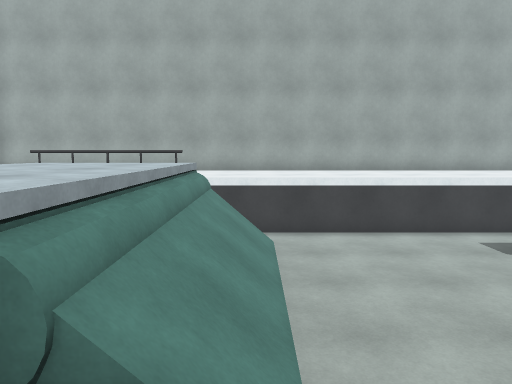
[1] (above)

22 first-person views from a walk through a 3-D level made in the Unity game engine. The camera is 1.5 m above the floor, tilts 6° down and sees 70° across. The floor is counted in squares, 1 m on a side. Each view is taken from the middle of a square. On the plan, view 1 faces up. The plan holds only what a view shows up to about 16 squares ahead; the rest is blank. The place goes on beyond the plan.

[2]
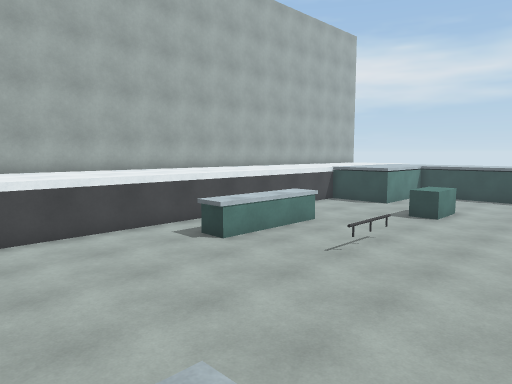

[3]
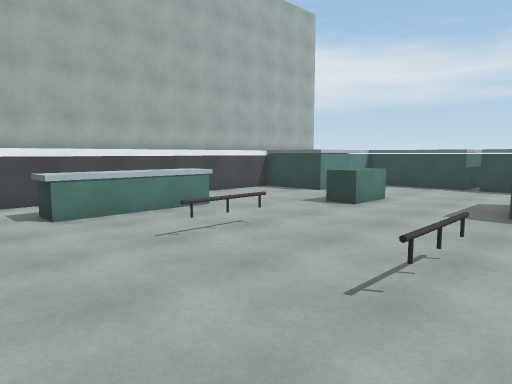

[4]
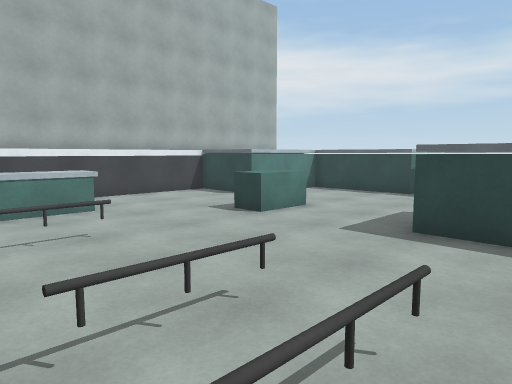

[5]
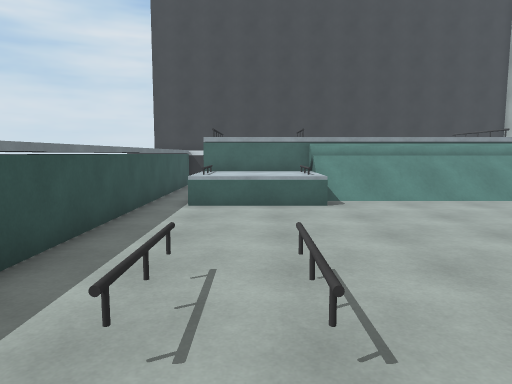

[6]
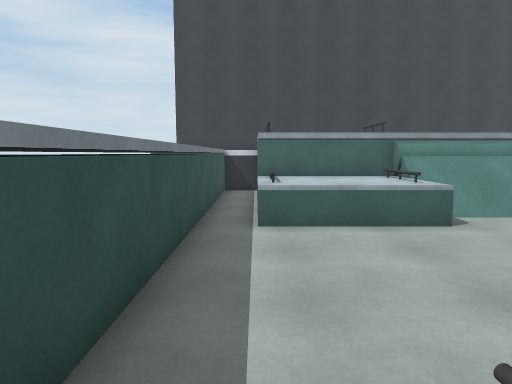

[7]
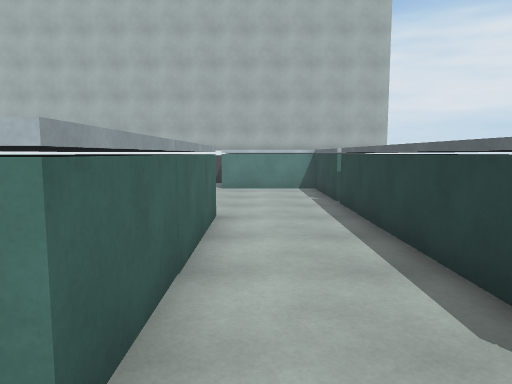

[8]
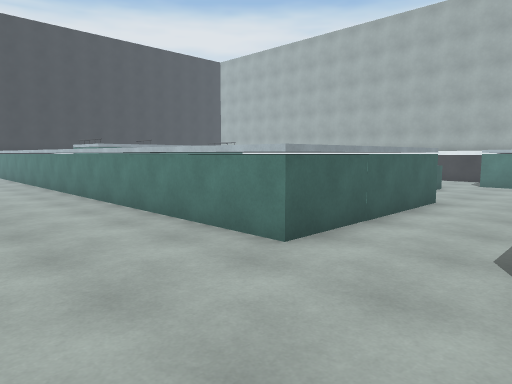

[9]
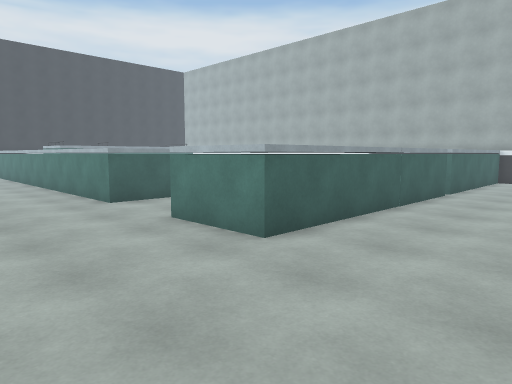

[10]
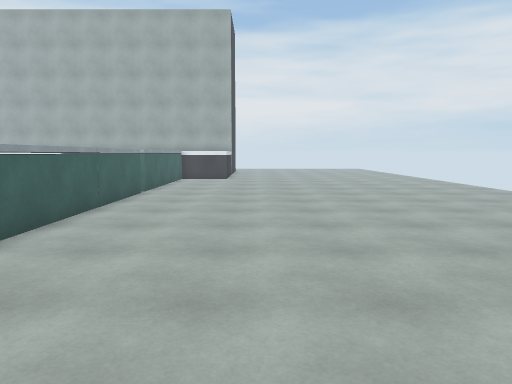

[11]
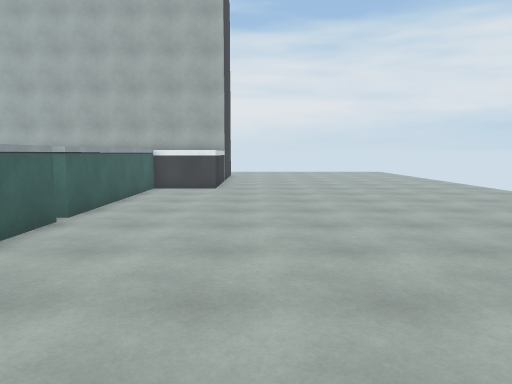

[12]
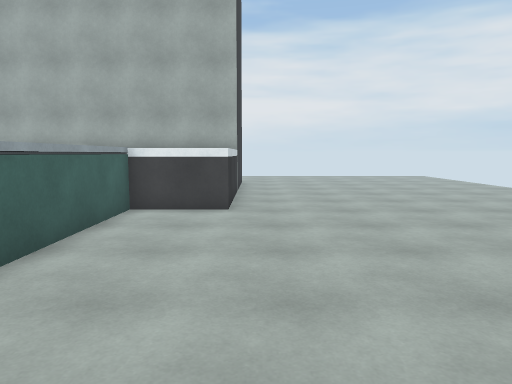

[13]
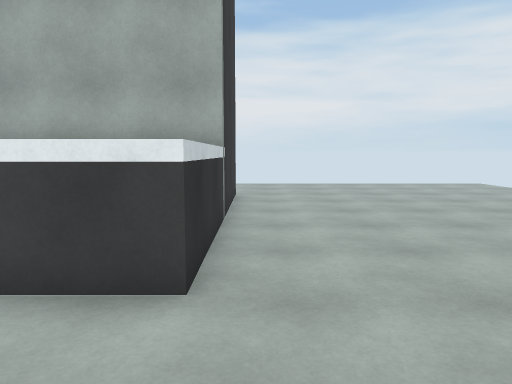

[14]
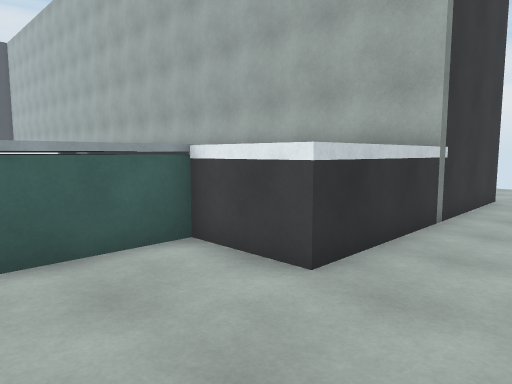

[15]
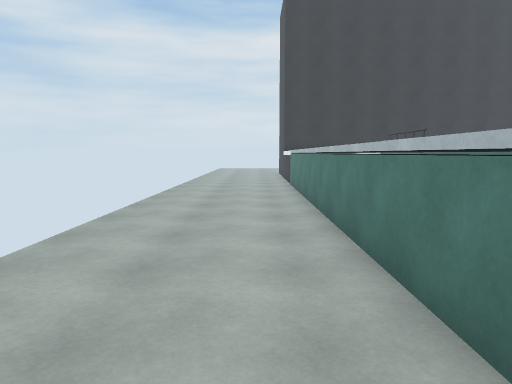

[16]
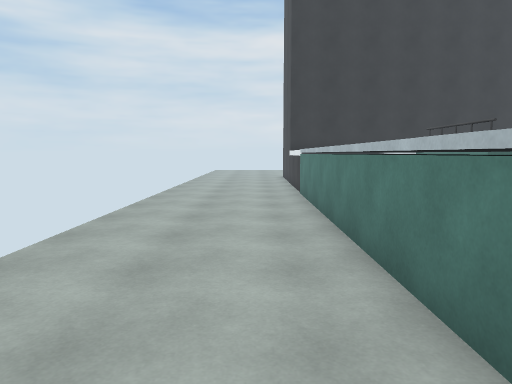

[17]
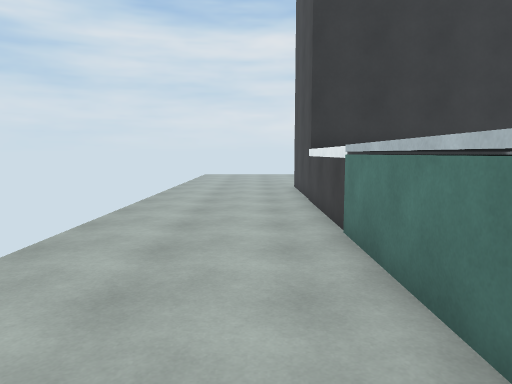

[18]
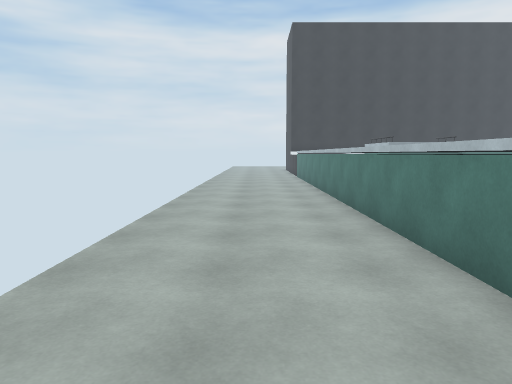

[19]
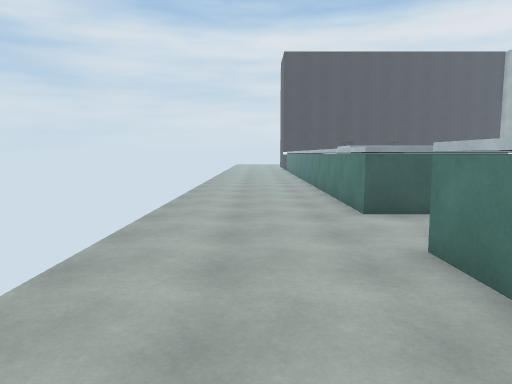

[20]
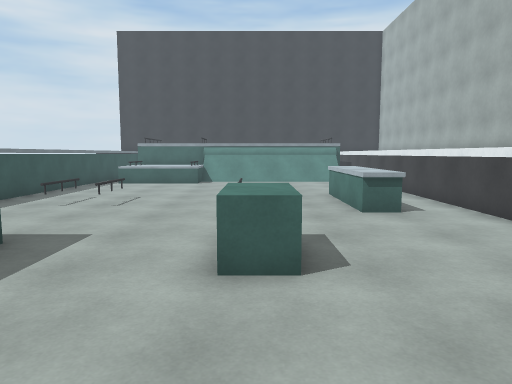

[21]
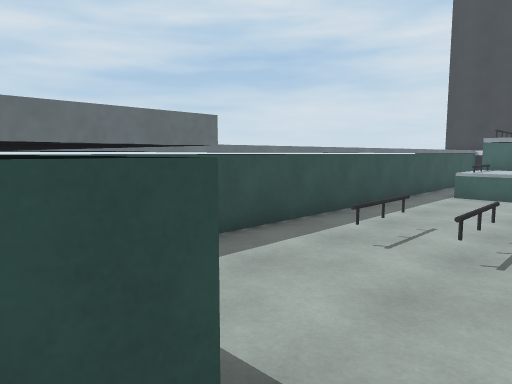

[22]
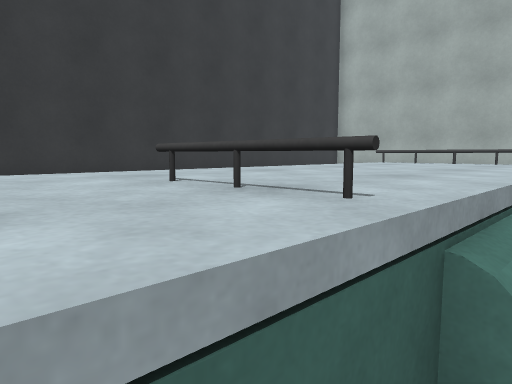

### Floor plan
Key: @ floor where view 1 was taken; # wall or solid block; . main floor; : floor 0.75 m higher than the main floor; / step, stairs or slope; = window, fence, low wall or low ledge; ^ raised ledge; v drop or lower ground; B block; O other object.
Columns run from 11 left of view 1 to 29 right of it. Each row starts with its distance up from view 1.
 22                                      ....
 21                                      ....
 20                                      #...
 19                                      #...
 18                                      #...
 17                                      #...
 16                                      #...
 15          ^^^^^^^^^^^^^               ^...
 14          ^^^^^^^^^^^^                ^...
 13          ^^^^^^^^^^^^                ^...
 12          ^^^^^^^^^^^^^               ^...
 11           ^^^^^^^^^^^^^^^^^^^^^^^^^^^^...
 10          #..................^  ^^ ^......
  9      ^^^^^=/......^^^^......^ ^^ ^^......
  8      ^^^^^//......^^^^^.....^^^^^ ^......
  7      ^^^^^//....................^ ^......
  6      ^^^^^//....................^ ^......
  5      ^^^^^//.......OO....BB.....^ ^......
  4      ^^^^^//....................^^^......
  3      ^^^^^//....................^ ^......
  2      ^^OOO=//...................^ ^......
  1       #^^^:::......OOO....^^....^ ^......
  0        #^^:@:............^^^^...^^^......
 -1        # ^:::......OOO...^  ^...^ ^......
 -2      ^O###vv=............^  ^...^ ^......
 -3      ^^^^^^^^^^^^^^^^^^^^^  ^...^ ^......
 -4      ^     ^^  ^ ^  ^^     ^^...^ ^......
 -5      ^     ^^  ^     ^^   ^^^... ^^......
 -6 #^^^^^^^^^^^^^^^^^^^^^^^^^^^^...^^^......
 -7 .........................................
 -8 .........................................
 -9 .........................................
-10 ......................................
-11 .....................................  .

Positions as (right, up) in squares from view 1, and headings:
1: (0, 0), facing up
2: (0, 0), facing up-right
3: (4, -1), facing up-right
4: (7, -2), facing up-right
5: (12, 0), facing left
6: (9, -2), facing left
7: (18, -8), facing up
8: (21, -11), facing up-left
9: (28, -11), facing up-left
10: (28, -11), facing up
11: (28, -5), facing up
12: (27, 1), facing up
13: (27, 7), facing up
14: (29, 7), facing up-left
15: (12, -8), facing left
16: (8, -8), facing left
17: (1, -8), facing left
18: (18, -9), facing left
19: (26, -9), facing left
20: (20, 5), facing left
21: (15, 2), facing down-left
22: (-1, 0), facing up-left
